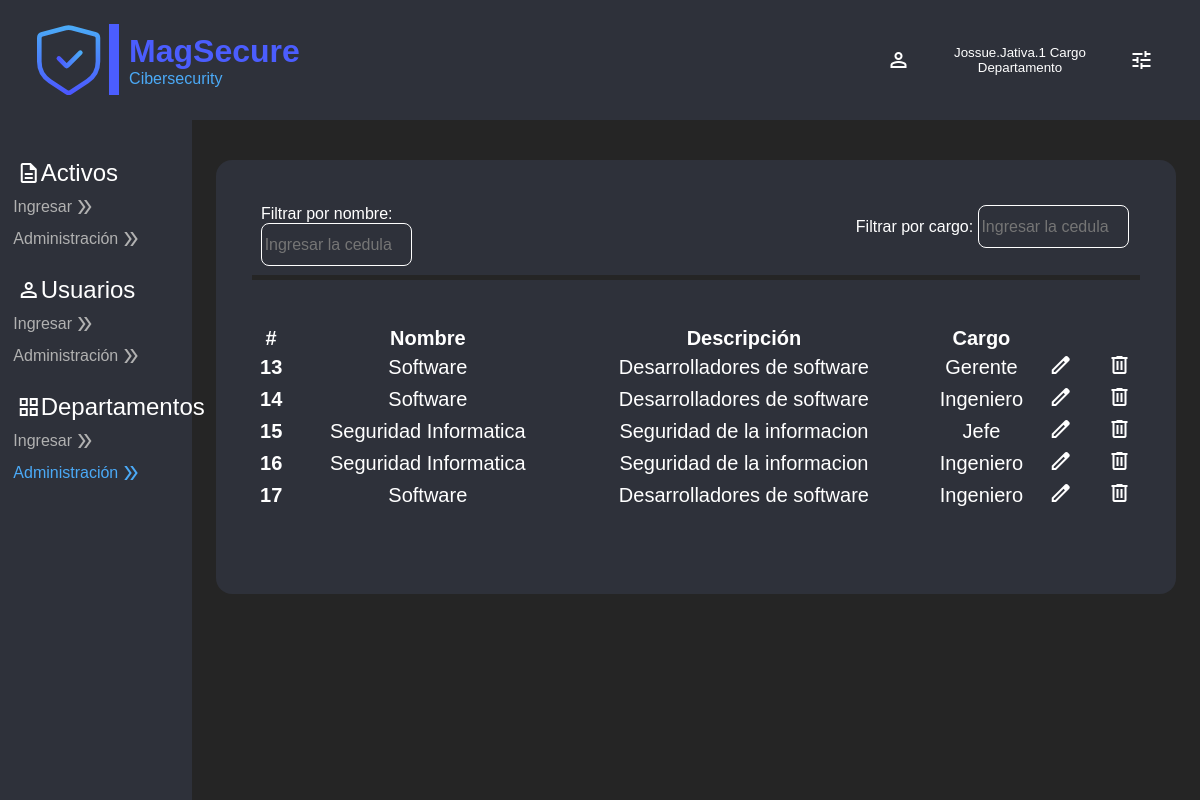
The page /home/tabledepartments/ (signed in) on the database its author committed.
### Users/models.py (models this page shows)
class User(AbstractUser):
    celular = models.CharField(max_length=10, null=False)
    department = models.CharField(max_length=20, null=True)
    workload = models.ForeignKey(Workload, on_delete=models.CASCADE, null=True)

class Workload(models.Model):
    name = models.CharField(max_length=50, null=False)

### InitialPage/models.py (models this page shows)
class Departments(models.Model):
    name = models.CharField(max_length=50, null=False)
    description = models.TextField(max_length=200, null=False)
    workload = models.ForeignKey(Workload, on_delete=models.CASCADE, null=True)

### InitialPage/views.py (the view)
# urls.py: path('tabledepartments/', views.tabledepartments, name='tabledepartments'),
def tabledepartments(request):
    if request.user.is_authenticated:
        return render(request, "tables/departaments.html",{
            "Departments": Departments.objects.all()
        })
    else:
        return HttpResponseRedirect(reverse("user:login_view"))

### InitialPage/templates/tables/departaments.html (shortened to what this page needs)
{% extends 'layoutHome.html' %}
{% load static %}
{% block action6 %} style="color:#4BAAF7" {% endblock %}
{% block body %}
<section id="bodyform-tables">
    <div class="box-finding">
        <div class="search-information">
            <label for="inpSearch">Filtrar por nombre:</label>
            <input type="text" id="inpSearch0" name="inpSearch" placeholder="Ingresar la cedula">
        </div>
        <div class="search-information">
            <label for="inpSearch">Filtrar por cargo:</label>
            <input type="text" id="inpSearch2" name="inpSearch3" placeholder="Ingresar la cedula">
        </div>
    </div>
    <div class="form-container">
        <table class="table" id="searchtable">
            <thead>
                <tr>
                    <th scope="col">#</th>
                    <th scope="col">Nombre</th>
                    <th scope="col">Descripción</th>
                    <th scope="col">Cargo</th>
                    <th scope="col">
                    </th>
                    <th scope="col"></th>
                    <th scope="col"></th>
                    <th scope="col"></th>
                    <th scope="col"></th>
                    <th scope="col"></th>
                    <th scope="col">
                    </th>
                </tr>
            </thead>
            <tbody>
                {% for department in Departments %}
                <tr>
                    <th scope="row">{{ department.id }}</th>
                    <td>{{ department.name }}</td>
                    <td>{{ department.description }}</td>
                    <td>{{ department.workload.name }}</td>
                    <td>
                        <a type="button" onclick="activeeditbox(this)" class="button-format"
                        data-department-id="{{ department.id }}"
                        data-department-name="{{ department.name }}"
                        data-department-description="{{ department.description }}"
                        data-department-workload="{{ department.workload.name }}">
                            <span class="material-symbols-outlined">
                            </span>
                        </a>
                    </td>
                    <td></td>
                    <td></td>
                    <td></td>
                    <td></td>
                    <td></td>
                    <td>
                        <a href="{% url 'home:deleteTableDepartments' department.id %}" class="button-format">
                            <span class="material-symbols-outlined">
                            </span>
                        </a>
                    </td>
                </tr>
                {% endfor %}
            </tbody>
        </table>
    </div>
</section>
{% endblock %}

### InitialPage/templates/layoutHome.html (shortened to what this page needs)
{% load static %}
<!DOCTYPE html>
<html lang="es">
<head>
    <link rel="stylesheet" href="{% static 'css/styleForm.css' %}">
    <link rel="stylesheet" href="{% static 'css/styleHome.css' %}">
</head>
<body>
    <header>
        <nav class="navbar">
            <div class="logo-left">
                <div class="line-1"></div>
                <div class="textalingh">
                    <div class="mag-secure">MagSecure</div>
                    <div class="cibersecurity">Cibersecurity</div>
                </div>
            </div>
            <div class="info-user-right">
                <button class="dropdownbutton" onclick="toggleDropdown()">
                    <span class="material-symbols-outlined">
                    </span>
                    <div class="show-info-user">
                        <p>{{ user.username }} Cargo Departamento</p>
                    </div>
                    <span class="material-symbols-outlined">
                    </span>
                </button>
            </div>
        </nav>
    </header>
    <section id="side-bar">
        <div class="sidebar">
            <div class="box-actions">
                <p class="principal-name">
                    <span class="material-symbols-outlined">
                    </span>
                    <span class="name">
                        Activos
                    </span>
                </p>
                <a href="{% url 'home:enterAsset' %}" class="actions" {% block action1 %} {% endblock %}>
                    Ingresar
                    <span class="material-symbols-outlined">
                    </span>
                </a>
                <a href="{% url 'home:tableAssets' %}" class="actions" {% block action2 %} {% endblock %}>
                    Administración
                    <span class="material-symbols-outlined">
                    </span>
                </a>
            </div>
            <div class="box-actions">
                <p class="principal-name">
                    <span class="material-symbols-outlined">
                    </span>
                    <span class="name">
                        Usuarios
                    </span>
                </p>
                <a href="{% url 'home:enterUsers' %}" class="actions" {% block action3 %} {% endblock %}>
                    Ingresar
                    <span class="material-symbols-outlined">
                    </span>
                </a>
                <a href="{% url 'home:tableusers' %}" class="actions" {% block action4 %} {% endblock %}>
                    Administración
                    <span class="material-symbols-outlined">
                    </span>
                </a>
            </div>
            <div class="box-actions">
                <p class="principal-name">
                    <span class="material-symbols-outlined">
                    </span>
                    <span class="name">
                        Departamentos
                    </span>
                </p>
                <a href="{% url 'home:enterDepartment' %}" class="actions" {% block action5 %} {% endblock %}>
                    Ingresar
                    <span class="material-symbols-outlined">
                    </span>
                </a>
                <a href="{% url 'home:tabledepartments' %}" class="actions" {% block action6 %} {% endblock %}>
                    Administración
                    <span class="material-symbols-outlined">
                    </span>
                </a>
            </div>
        </div>
    </section>
    {% block body %} {% endblock %}
</body>
</html>

### InitialPage/static/css/styleForm.css (style rules this page uses)
#bodyform-tables { background-color: #2e313a; position: absolute; width: 80%; left: 18%; top: 20%; height: auto; padding: 3%; border-radius: 1rem; }
.form-container { text-align: justify; font-size: 30px; color: white; margin-bottom: 5%; }
.table { width: 100%; margin-top: 5%; border-collapse: collapse; border: 1px solid white; }
.table th { border: 3px solid #2e313a; padding: 0%; text-align: center; font-size: 20px; color: white; }
.table td { border: 3px solid #2e313a; padding: 0%; text-align: center; font-size: 20px; color: white; }
.button-format { color: white; padding:0% 10%; }
.box-finding { display: flex; flex-direction: row; justify-content: space-between; width: 100%; padding-bottom: 2%; border-bottom: 5px solid #252525; }
.search-information { width: 33%; color: white; padding: 1%; }
.search-information input { width: 55%; height: 100%; background: #2e313a; border: 1px solid white; color: white; font-family: "IbmPlexSans-Light", sans-serif; font-size: 100%; font-weight: 300; border-radius: 0.5rem; padding: 1%; }

### InitialPage/static/css/styleHome.css (style rules this page uses)
* { margin: 0; padding: 0; box-sizing: border-box; }
html, body { background: #252525; font-family: "IbmPlexSans-Medium", sans-serif; }
.navbar { background: #2e313a; padding: 0 20px; height: 15%; width: 100%; display: flex; justify-content: space-between; align-items: center; position: fixed; z-index: 1000; }
.logo-left { display: flex; justify-content: space-between; align-items: center; padding: 1.5%; }
.logo-left .logo { width: 40%; height: 40%; margin-right: 1%; }
.logo-left .line-1 { border-style: solid; border-color: #4b5dfe; border-width: 10px 0 0 0; width: 45%; height: 100%; position: relative; margin-top: -20%; left: 5%; transform-origin: 0 0; transform: rotate(90deg) scale(1, 1); }
.logo-left .textalingh { position: relative; left: -15%; }
.mag-secure { color: #4b5dfe; font-family: "IbmPlexSans-SemiBold", sans-serif; font-size: 200%; font-weight: 600; position: relative; top: -20%; }
.cibersecurity { color: #4baaf7; font-family: "IbmPlexSans-Light", sans-serif; font-size: 100%; font-weight: 300; position: relative; }
.info-user-right { display: flex; justify-content: space-between; align-items: center; padding: 1%; width: 20rem; }
.dropdownbutton { display: flex; justify-content: space-between; align-items: center; width: 130%; padding: 5%; border: 1rem none; background-color: transparent; cursor: pointer; color: white; }
#side-bar .sidebar { position: fixed; top: 15%; left: 0; width: 16%; height: 85%; background: #2e313a; padding: 1%; transition: all 0.5s ease; z-index: 1000; }
#side-bar .sidebar .box-actions { list-style: none; margin: 15% -10%; padding: 1%; color: white; width: 100%; height: 14%; }
#side-bar .sidebar .box-actions .principal-name { font-size: 150%; margin-left: 12%; display: flex; justify-content: flex-start; align-items: center; padding-bottom: 5%; }
#side-bar .sidebar .box-actions .actions { font-size: 100%; color: #b1b1b1; display: flex; justify-content: flex-start; align-items: center; text-decoration: none; margin-left: 10%; padding-bottom: 5%; }

### rows shown on the page
User: username "Jossue.Jativa.1"
Departments: id "13", name "Software", description "Desarrolladores de software", workload.name "Gerente"
Departments: id "14", name "Software", description "Desarrolladores de software", workload.name "Ingeniero"
Departments: id "15", name "Seguridad Informatica", description "Seguridad de la informacion", workload.name "Jefe"
Departments: id "16", name "Seguridad Informatica", description "Seguridad de la informacion", workload.name "Ingeniero"
Departments: id "17", name "Software", description "Desarrolladores de software", workload.name "Ingeniero"
